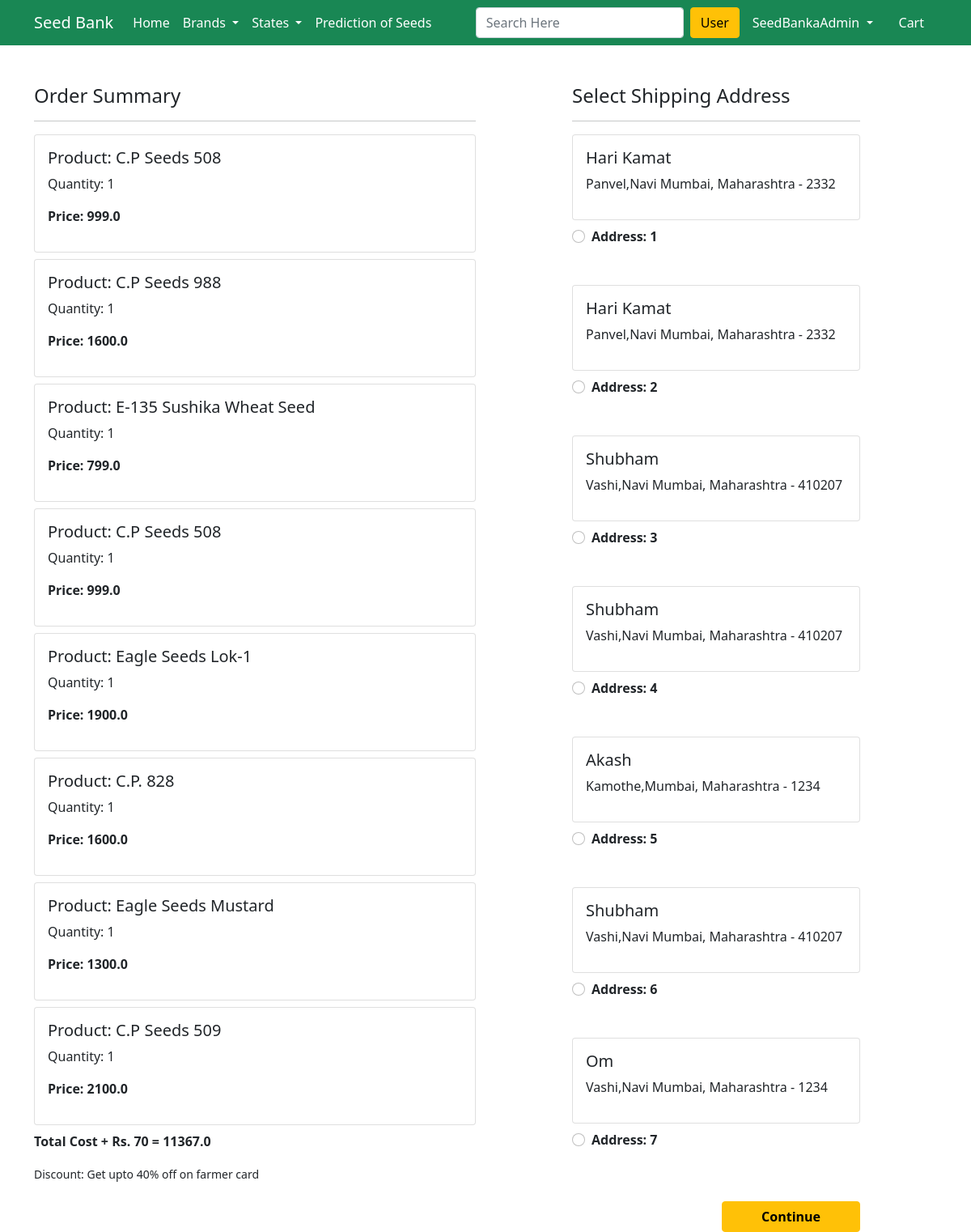
Screenshot of /checkout/ (signed in) with the database file from the repository.
### app/models.py (models this page shows, shortened)
class Cart(models.Model):
 user = models.ForeignKey(User, on_delete=models.CASCADE)
 product = models.ForeignKey(Product, on_delete=models.CASCADE)
 quantity = models.PositiveBigIntegerField(default=1)
 @property
 def total_cost(self):
	 return self.quantity * self.product.discounted_price

class Product(models.Model):
 title = models.CharField(max_length=100)
 selling_price = models.FloatField()
 discounted_price = models.FloatField()
 description = models.TextField()
 brand = models.CharField(max_length=100)
 catagory = models.CharField(choices=CATAGORY_CHOICES,max_length=3)
 product_image = models.ImageField(upload_to='productimg')

class Customer(models.Model):
 user = models.ForeignKey(User, on_delete=models.CASCADE)
 name = models.CharField(max_length=200)
 state = models.CharField(choices=STATE_CHOICES, max_length=150)
 city = models.CharField( max_length=50)
 locality = models.CharField(max_length=200)
 zipcode = models.IntegerField()

### app/views.py (the view)
# urls.py: path('checkout/', views.checkout, name='checkout'),
def checkout(request):
  user = request.user
  add = Customer.objects.filter(user=user)
  cart_items = Cart.objects.filter(user=user)
  amount = 0.0
  shipping_amount = 70.0
  total_amount = 0.0
  cart_product = [p for p in Cart.objects.all() if p.user == request.user]
  if cart_product:
      for p in cart_product:
            tempamount = (p.quantity * p.product.discounted_price)
            amount += tempamount
      totalamount = amount + shipping_amount
      return render(request, 'app/checkout.html',{'add':add, 'totalamount':totalamount, 'cart_items':cart_items})

### app/templates/app/checkout.html (shortened to what this page needs)
{% extends 'app/base.html' %}
{% load static %}
{% block main-content %}
<div class="container">
 <div class="row mt-5">
  <div class="col-sm-6">
    <h4>Order Summary</h4>
    <hr>
    {% for item in cart_items %}
      <div class="card mb-2">
        <div class="card-body">
          <h5>Product: {{item.product.title}}</h5>
          <p>Quantity: {{item.quantity}}</p>
          <p class="fw-bold">Price: {{item.total_cost }}</p>
        </div>
      </div>
      {% endfor %}
      <p class="fw-bold">Total Cost + Rs. 70 = {{totalamount}}</p>
    <small>Discount: Get upto 40% off on farmer card</small>
  </div>
  <div class="col-sm-4 offset-sm-1">
    <h4>Select Shipping Address</h4>
    <hr>
    <form action="/paymentdone">
    {% for ad in add %}
      <div class="card">
        <div class="card-body">
        <h5>{{ad.name}}</h5>
        <p>{{ad.locality}},{{ad.city}}, {{ad.state}} - {{ad.zipcode}}</p>
        </div>
      </div>
        <div class="form-check mt-2 mb-5">
          <input class="form-check-input" type="radio" name="custid" id="custid{{forlopp.counter}}" value="{{ad.id}}">
          <label class="form-check-label fw-bold" for="custadd{{forloop.counter}}">
            Address: {{forloop.counter}} </label>
        </div>
        {% endfor %}
        <div class="text-end">
          <button type="submit" class="btn btn-warning mt-3 px-5 fw-bold">Continue</button>
        </div>
      </form>
    </div>
  </div>
</div>
{% endblock main-content %}

### app/templates/app/base.html (shortened to what this page needs)
<!doctype html>
{% load static %}
<html lang="en">
  <head>
    <link href="https://cdn.jsdelivr.net/npm/bootstrap@5.0.0-beta1/dist/css/bootstrap.min.css" rel="stylesheet">
    <link rel="stylesheet" href="{% static 'app/css/owl.carousel.min.css' %}">
    <link rel="stylesheet" href="{% static 'app/css/all.min.css' %}">
    <link rel="stylesheet" href="{% static 'app/css/style.css' %}">
    <link rel="stylesheet" href="{% static 'app/css/responsive.css' %}">
    <link rel="stylesheet" href="{% static 'app/css/hover.css' %}">
  </head>
  <body>
    <nav class="navbar navbar-expand-lg navbar-dark bg-success">
     <div class="container"  >
       <a class="navbar-brand"  href="/">Seed Bank</a>
       <div class="collapse navbar-collapse" id="navbarSupportedContent">
         <ul class="navbar-nav me-auto mb-2 mb-lg-0">
           <li class="nav-item">
             <a class="nav-link active" aria-current="page" href="/">Home</a>
           </li>
           <li class="nav-item dropdown">
             <a class="nav-link dropdown-toggle text-white" href="#" id="BrandsDropdown" role="button" data-bs-toggle="dropdown" aria-expanded="false">
               Brands
             </a>
           </li>
           <li class="nav-item dropdown">
             <a class="nav-link dropdown-toggle text-white" href="#" id="TypesDropdown" role="button" data-bs-toggle="dropdown" aria-expanded="false">
               States
             </a>
             <li class="nav-item">
              <a class="nav-link active" href="{% url 'index' %}">Prediction of Seeds</a>
            </li>
           </li>
         </ul>
         <form class="d-flex">
           <input class="form-control me-2" type="search" placeholder="Search Here" aria-label="Search">
           <button class="btn btn-warning" type="submit">User</button>
         </form>
         <div>
          <ul class="navbar-nav me-auto mb-2 mb-lg-0">
           {% if request.user.is_authenticated %}
           <li class="nav-item dropdown mx-2">
              <a class="nav-link dropdown-toggle text-white" href="#" id="profileDropdown" role="button" data-bs-toggle="dropdown" aria-expanded="false">
                {{request.user.username|capfirst}}
              </a>
            </li>
            <li class="nav-item mx-2">
             <a href="{% url 'showcart' %}" class="nav-link text-white"> Cart </a>
            </li>
            {% endif %}
          </ul>
         </div>
       </div>
     </div>
    </nav>
    {% block main-content %} {% endblock main-content %}
  </body>
</html>

### rows the page displays
Cart: product "C.P Seeds 508", quantity "1", total_cost "999.0"
Cart: product "C.P Seeds 988", quantity "1", total_cost "1600.0"
Cart: product "E-135 Sushika Wheat Seed", quantity "1", total_cost "799.0"
Cart: product "C.P Seeds 508", quantity "1", total_cost "999.0"
Cart: product "Eagle Seeds Lok-1", quantity "1", total_cost "1900.0"
Cart: product "C.P. 828", quantity "1", total_cost "1600.0"
Cart: product "Eagle Seeds Mustard", quantity "1", total_cost "1300.0"
Cart: product "C.P Seeds 509", quantity "1", total_cost "2100.0"
Customer: name "Hari Kamat", locality "Panvel", city "Navi Mumbai", state "Maharashtra", zipcode "2332"
Customer: name "Hari Kamat", locality "Panvel", city "Navi Mumbai", state "Maharashtra", zipcode "2332"
Customer: name "Shubham", locality "Vashi", city "Navi Mumbai", state "Maharashtra", zipcode "410207"
Customer: name "Shubham", locality "Vashi", city "Navi Mumbai", state "Maharashtra", zipcode "410207"
Customer: name "Akash", locality "Kamothe", city "Mumbai", state "Maharashtra", zipcode "1234"
Customer: name "Shubham", locality "Vashi", city "Navi Mumbai", state "Maharashtra", zipcode "410207"
Customer: name "Om", locality "Vashi", city "Navi Mumbai", state "Maharashtra", zipcode "1234"

### other values shown
{{ request.user.username|capfirst }} "SeedBankaAdmin"
{{ totalamount }} "11367.0"
